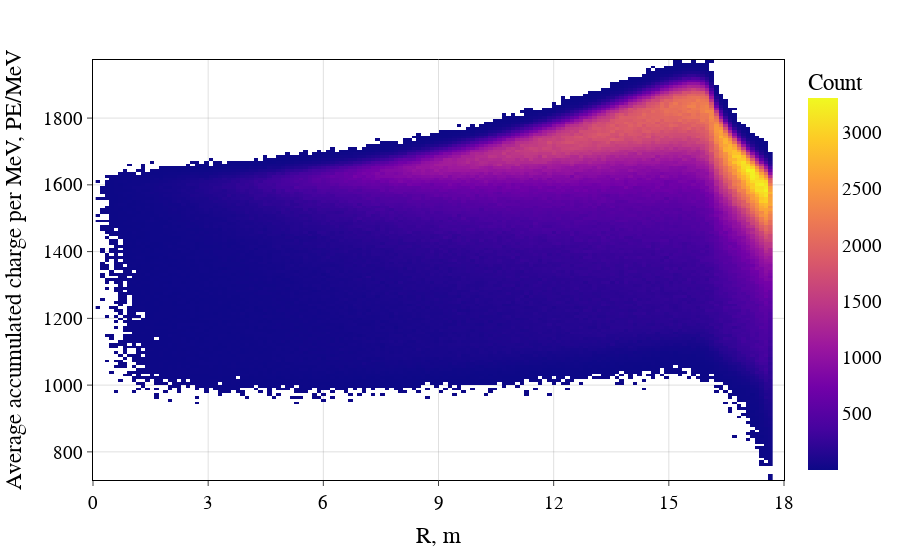

The notebook cell saved with this chart:
### Code cell
import plotly.express as px
import datashader as ds

cvs = ds.Canvas(plot_width=150, plot_height=150)
agg = cvs.points(df, 'R, m', 'Average accumulated charge per MeV, PE/MeV')
zero_mask = agg.values == 0
agg.values = np.exp(np.log(agg.values, where=np.logical_not(zero_mask)))
agg.values[zero_mask] = np.nan

xmin = 0
xmax = 18
ymax = 2000
ymin = 1500

xaxis = dict(
    showline=True,
    ticks='outside',
    mirror=True,
    dtick=3,
    range=[0, 18],
    linecolor='black',
    showgrid=True,
    gridcolor='grey',
    gridwidth=0.25,
)

yaxis = dict(
    showline=True,
    ticks='outside',
    mirror=True,
    linecolor='black',
    range=[800, 2200],
    dtick=200,
    showgrid=True,
    gridcolor='grey',
    gridwidth=0.25,
    zeroline=True,
    zerolinecolor='black',
    zerolinewidth=0.25
)

fig = px.imshow(agg, origin='lower')
fig.update_traces(hoverongaps=False)
fig.update_layout(
    coloraxis_colorbar=dict(
        title='Count',
    ),
    xaxis=xaxis,
    yaxis=yaxis,
    font=dict(
        family="Times New Roman",
        size=19,
        color="Black"
    ),
)

fig.show()
pio.write_image(fig, 'plots/mean_charge_vs_R.pdf', width=800, height=500)

### Figure 1 — Plotly figure (JSON) as saved in the notebook; plotly's stock layout.template omitted (floating-point values rounded to 4 significant figures; data arrays with more than 128 entries replaced by an {"elided": "..."} marker saying what was removed)
{"data": [{"coloraxis": "coloraxis", "hoverongaps": false, "hovertemplate": "R, m: %{x}<br>Average accumulated charge per MeV, PE/MeV: %{y}<br>color: %{z}<extra></extra>", "name": "0", "type": "heatmap", "x": {"elided": "150 float values"}, "xaxis": "x", "y": {"elided": "150 float values"}, "yaxis": "y", "z": {"elided": "150x150 float values"}}], "layout": {"coloraxis": {"colorbar": {"title": {"text": "Count"}}, "colorscale": [[0, "#0d0887"], [0.1111, "#46039f"], [0.2222, "#7201a8"], [0.3333, "#9c179e"], [0.4444, "#bd3786"], [0.5556, "#d8576b"], [0.6667, "#ed7953"], [0.7778, "#fb9f3a"], [0.8889, "#fdca26"], [1, "#f0f921"]]}, "font": {"color": "Black", "family": "Times New Roman", "size": 19}, "margin": {"t": 60}, "xaxis": {"anchor": "y", "domain": [0, 1], "dtick": 3, "gridcolor": "grey", "gridwidth": 0.25, "linecolor": "black", "mirror": true, "range": [0, 18], "showgrid": true, "showline": true, "ticks": "outside", "title": {"text": "R, m"}}, "yaxis": {"anchor": "x", "autorange": true, "domain": [0, 1], "dtick": 200, "gridcolor": "grey", "gridwidth": 0.25, "linecolor": "black", "mirror": true, "range": [800, 2200], "showgrid": true, "showline": true, "ticks": "outside", "title": {"text": "Average accumulated charge per MeV, PE/MeV"}, "zeroline": true, "zerolinecolor": "black", "zerolinewidth": 0.25}}}
